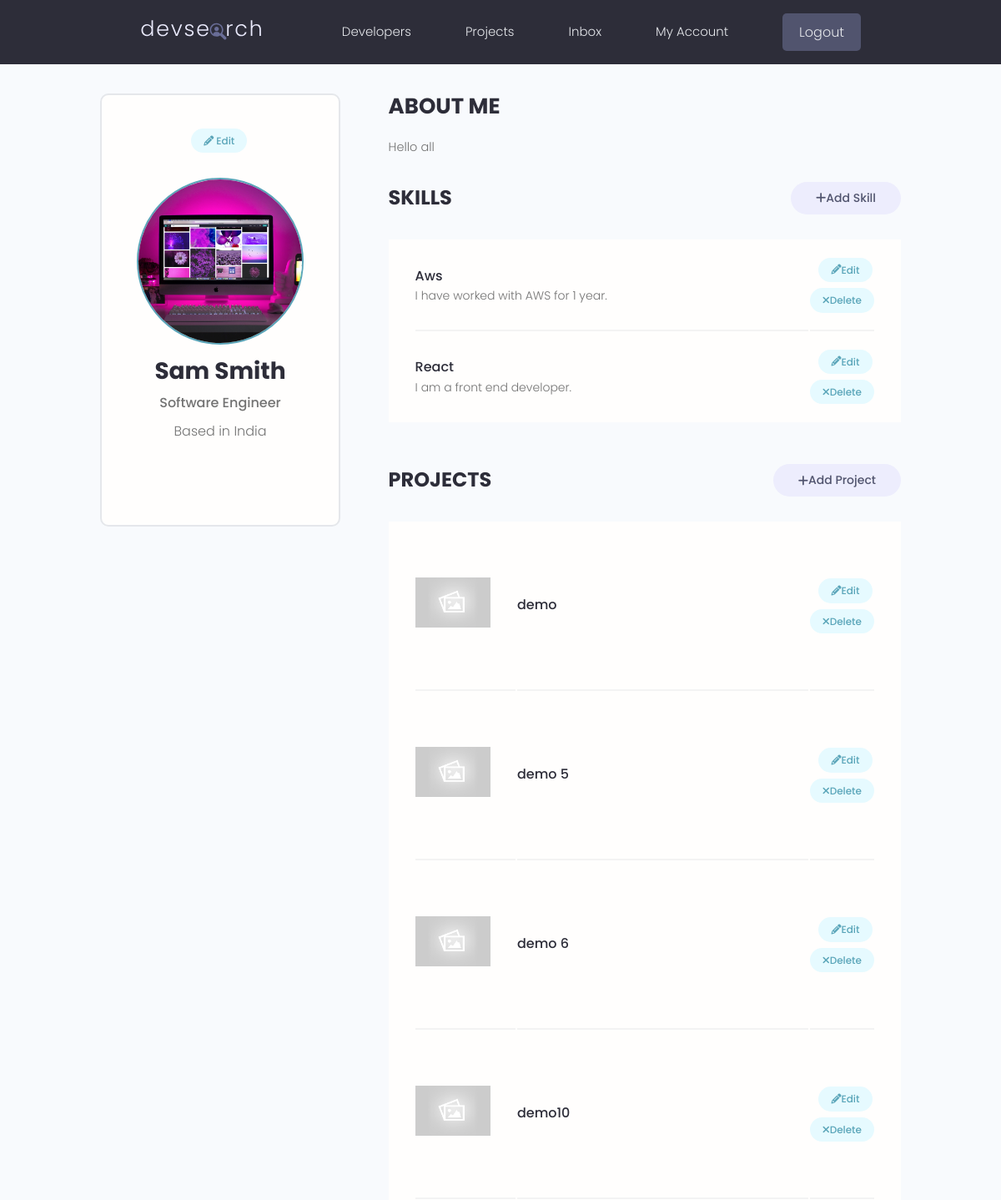
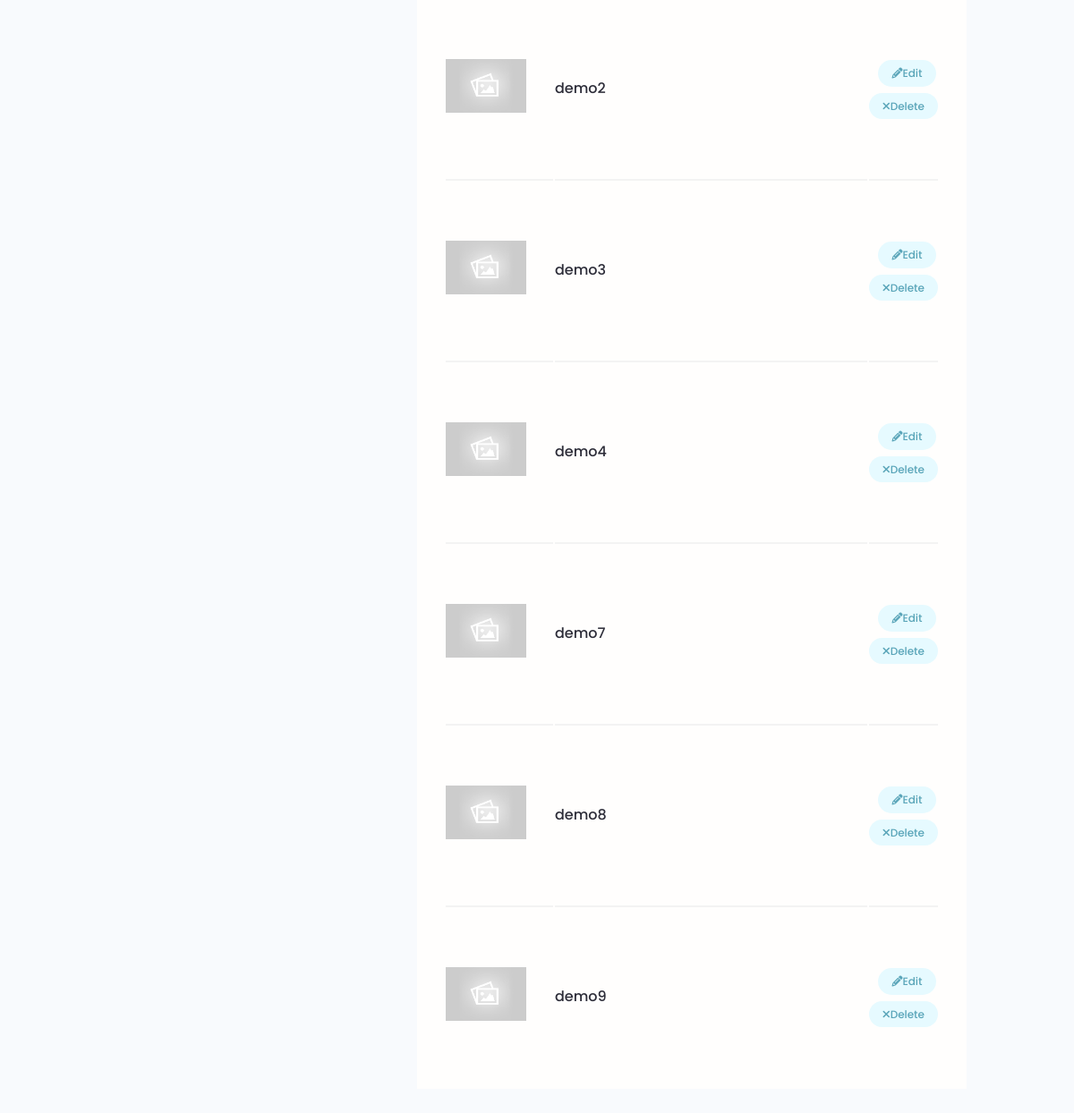
/account/ (signed in), run on the app's committed database (2 pictures, top to bottom).
### users/models.py (models this page shows, shortened)
class Profile(models.Model):
    user = models.OneToOneField(
        User, on_delete=models.CASCADE, null=True, blank=True)
    name = models.CharField(max_length=200, blank=True, null=True)
    email = models.EmailField(max_length=500, blank=True, null=True)
    username = models.CharField(max_length=200, blank=True, null=True)
    location = models.CharField(max_length=200, blank=True, null=True)
    short_intro = models.CharField(max_length=200, blank=True, null=True)
    bio = models.TextField(blank=True, null=True)
    profile_image = models.ImageField(
        null=True, blank=True, upload_to='profiles/', default='profiles/user-default.png')
    social_github = models.CharField(max_length=200, blank=True, null=True)
    social_twitter = models.CharField(max_length=200, blank=True, null=True)
    social_linkedin = models.CharField(max_length=200, blank=True, null=True)
    social_youtube = models.CharField(max_length=200, blank=True, null=True)
    social_website = models.CharField(max_length=200, blank=True, null=True)
    created = models.DateTimeField(auto_now_add=True)
    id = models.UUIDField(default=uuid.uuid4, unique=True,
                          primary_key=True, editable=False)

class Skill(models.Model):
    owner = models.ForeignKey(
        Profile, on_delete=models.CASCADE, null=True, blank=True)
    name = models.CharField(max_length=200, blank=True, null=True)
    description = models.TextField(null=True, blank=True)
    created = models.DateTimeField(auto_now_add=True)
    id = models.UUIDField(default=uuid.uuid4, unique=True,
                          primary_key=True, editable=False)

### projects/models.py (models this page shows, shortened)
class Project(models.Model):
    owner = models.ForeignKey(
        Profile, null=True, blank=True, on_delete=models.SET_NULL)
    title = models.CharField(max_length=200)
    description = models.TextField(null=True, blank=True)
    featured_image = models.ImageField(
        null=True, blank=True, default='default.jpg')
    demo_link = models.CharField(max_length=2000, null=True, blank=True)
    source_link = models.CharField(max_length=2000, null=True, blank=True)
    tags = models.ManyToManyField('Tag', blank=True)
    vote_total = models.IntegerField(default=0, null=True, blank=True)
    vote_ratio = models.IntegerField(default=0, null=True, blank=True)
    created = models.DateTimeField(auto_now_add=True)
    id = models.UUIDField(default=uuid.uuid4, unique=True,
                          primary_key=True, editable=False)
    class Meta:
        ordering = ['-vote_ratio', '-vote_total', 'title']

### users/views.py (the view)
# urls.py: path('account/', views.userAccount, name='account'),
@login_required(login_url='login')
def userAccount(request):
    profile = request.user.profile
    skills = profile.skill_set.all()
    projects = profile.project_set.all()
    context = {'profile': profile, 'skills': skills, 'projects': projects}
    return render(request, 'users/account.html', context)

### users/templates/users/account.html (shortened to what this page needs)
{% extends 'main.html' %}
{% block content %}
  <main class="settingsPage profile my-md">
    <div class="container">
      <div class="layout">
        <div class="column column--1of3">
          <div class="card text-center">
            <div class="card__body dev">
              <a class="tag tag--pill tag--main settings__btn" href="{% url 'edit-account' %}"><i class="fa fa-pencil"></i> Edit</a>
              <img class="avatar avatar--xl dev__avatar" src="{{ profile.profile_image.url }}" />
              <h2 class="dev__name">{{ profile.name }}</h2>
              <p class="dev__title">{{ profile.short_intro }}</p>
              <p class="dev__location">Based in {{ profile.location }}</p>
            </div>
          </div>
        </div>
        <div class="column column--2of3">
          <div class="devInfo">
            <h3 class="devInfo__title">About Me</h3>
            <p class="devInfo__about">{{ profile.bio }}</p>
          </div>
          <div class="settings">
            <h3 class="settings__title">Skills</h3>
            <a class="tag tag--pill tag--sub settings__btn tag--lg" href="{% url 'create-skill' %}"><i class="fa fa-plus"></i>Add Skill</a>
          </div>
          <table class="settings__table">
            {% for skill in skills %}
              <tr>
                <td class="settings__tableInfo">
                  <h4>{{ skill.name }}</h4>
                  <p>{{ skill.description }}</p>
                </td>
                <td class="settings__tableActions">
                  <a class="tag tag--pill tag--main settings__btn" href="{% url 'update-skill' skill.id %}"><i class="fa fa-pencil"></i> Edit</a>
                  <a class="tag tag--pill tag--main settings__btn" href="{% url 'delete-skill' skill.id %}?next=/account"><i class="fa fa-times"></i>
                    Delete</a>
                </td>
              </tr>
            {% endfor %}
          </table>
          <div class="settings">
            <h3 class="settings__title">Projects</h3>
            <a class="tag tag--pill tag--sub settings__btn tag--lg" href="{% url 'create-project' %}"><i class="fa fa-plus"></i> Add Project</a>
          </div>
          <table class="settings__table">
            {% for project in projects %}
              <tr>
                <td class="settings__thumbnail">
                  <a href="{% url 'project' project.id %}"><img src="{{ project.featured_image.url }}" alt="Project Thumbnail" /></a>
                </td>
                <td class="settings__tableInfo">
                  <a href="{% url 'project' project.id %}">{{ project.title }}</a>
                </td>
                <td class="settings__tableActions">
                  <a class="tag tag--pill tag--main settings__btn" href="{% url 'update-project' project.id %}"><i class="fa fa-pencil"></i> Edit</a>
                  <a class="tag tag--pill tag--main settings__btn" href="{% url 'delete-project' project.id %}?next=/account"><i class="fa fa-times"></i>
                    Delete</a>
                </td>
              </tr>
            {% endfor %}
          </table>
        </div>
      </div>
    </div>
  </main>
  {% endblock content %}

### static/styles/app.css (style rules this page uses)
:root { --color-sub: #2d2d39; }
.card { border: 2px solid var(--color-light); }
img { width: 100%; }
.profile .card > .dev { padding: 4rem; }
.dev__avatar { display: block; margin: auto; }
.dev__name { color: var(--color-sub); font-size: 2.8rem; font-weight: 700; margin-top: 1rem; margin-bottom: 0.5rem; }
.dev__title { font-size: 1.6rem; font-weight: 500; line-height: 1.3; }
.dev__location { margin-top: 1rem; }
.devInfo { margin-bottom: 3rem; }
.devInfo__title, .devInfo__subtitle { font-size: 2.6rem; color: var(--color-sub); text-transform: uppercase; font-weight: 700; margin-bottom: 1.5rem; }
.devInfo__about, .devSkill__info { font-size: 1.45rem; line-height: 1.7; text-align: justify; }
.settingsPage .dev > .settings__btn { display: inline-block; margin-bottom: 3rem; }
.settings { display: flex; justify-content: space-between; align-items: center; }
.settings__title { font-size: 2.4rem; text-transform: uppercase; font-weight: 700; color: var(--color-sub); }
.settings__table { margin-top: 3rem; margin-bottom: 5rem; padding: 0 3rem; background: var(--color-white); }
.settings__table tr { width: 100%; }
.settings__table tr > td { padding: 2rem 0; }
.settings__table tr:not(:last-child) td { border-bottom: 2px solid var(--color-white-light); }
.settings__thumbnail { width: 23%; min-width: 10rem; }
.settings__thumbnail img { padding-right: 3rem; height: 15rem; object-fit: contain; }
.settings__tableInfo { width: 100%; }
.settings__tableInfo h4, .settings__tableInfo a { padding-right: 1rem; width: auto; font-size: 1.6rem; font-weight: 500; color: var(--color-sub); }
.settings__tableInfo p { font-size: 1.4rem; }
.settings__tableActions { text-align: right; }

### static/uikit/styles/modules/_variables.css (style rules this page uses)
:root { --color-main: #5aa5b9; --color-main-light: #e6faff; --color-sub: #3f4156; --color-sub-light: #51546e; --color-sub-lighter: #ededfd; --color-text: #737373; --color-gray: #8b8b8b; --color-light: #e5e7eb; --color-light-gray: #767676; --color-bg: #f8fafd; --color-white: #fffefd; --color-white-light: #f3f3f3; --color-success: #359e64; --color-success-bg: #def8e8; --color-error: #fc4b0b; --color-error-bg: #fff2ee; --font-base: 'Poppins', arial, helvetica, 'Segoe UI', roboto, ubuntu, sans-serif; --font-monospace: 'Fira Code', 'Courier New', courier, monospace; --font-regular: 300; --font-medium: 500; --font-bold: 700; --generic-shadow: 1px 1px 5px #00000010; --generic-transition: all 0.3s ease-in-out; }

### static/uikit/styles/modules/_base.css (style rules this page uses)
* { margin: 0; padding: 0; box-sizing: border-box; text-rendering: optimizeLegibility; color: inherit; font-size: inherit; }
html { font-size: 50%; }
@media only screen and (min-width: 480px) { html { font-size: 56.25%; } }
@media only screen and (min-width: 1200px) { html { font-size: 62.5%; } }
body { line-height: 1.6; font-weight: 400; font-size: 1.5rem; color: var(--color-text); background-color: var(--color-bg); min-height: 100vh; }

### static/uikit/styles/modules/_typography.css (style rules this page uses)
* { font-family: var(--font-base); }
h2 { font-size: 3.6rem; font-weight: var(--font-bold); }
h3 { font-size: 3.2rem; font-weight: var(--font-medium); }
h4 { font-size: 2.8rem; font-weight: var(--font-medium); }
p, span, strong { font-size: 1.6rem; color: var(--color-text); font-weight: var(--font-regular); }
a { padding-bottom: 2px; text-decoration: none; display: inline-block; color: var(--color-main); font-weight: var(--font-medium); }

### static/uikit/styles/modules/_utilities.css (style rules this page uses)
.container { width: 92%; max-width: 165rem; margin: 0 auto; box-sizing: border-box; }
@media screen and (min-width: 1000px) { .container { width: 90%; } }
@media screen and (min-width: 1200px) { .container { width: 80%; } }
.text-center { text-align: center; }
.my-md { margin: 3rem auto; }

### static/uikit/styles/modules/_avatar.css (style rules this page uses)
.avatar { border-radius: 50%; border: 2px solid var(--color-main); object-fit: cover; }
.avatar--xl { height: 20rem; width: 20rem; }

### static/uikit/styles/modules/_card.css (style rules this page uses)
.card { border-radius: 1rem; background-color: var(--color-white); border: 1.5px solid var(--color-light); width: auto; height: auto; margin-top: 0.5rem; margin-bottom: 0.5rem; overflow: hidden; }
.card__body, .card__header { padding: 2rem 2.5rem; }

### static/uikit/styles/modules/_layout.css (style rules this page uses)
.layout { display: flex; flex-flow: row wrap; justify-content: space-between; }
.layout > .column { margin-bottom: 3rem; }
.layout > .column.column--1of3 { flex-basis: 30%; }
.layout > .column.column--2of3 { flex-basis: 64%; }

### data on the page
Profile: profile_image (picture), name "Sam Smith", short_intro "Software Engineer", location "India", bio "Hello all"
Skill: name "Aws", description "I have worked with AWS for 1 year."
Skill: name "React", description "I am a front end developer."
Project: featured_image (placeholder picture), title "demo"
Project: featured_image (placeholder picture), title "demo 5"
Project: featured_image (placeholder picture), title "demo 6"
Project: featured_image (placeholder picture), title "demo10"
Project: featured_image (placeholder picture), title "demo2"
Project: featured_image (placeholder picture), title "demo3"
Project: featured_image (placeholder picture), title "demo4"
Project: featured_image (placeholder picture), title "demo7"
Project: featured_image (placeholder picture), title "demo8"
Project: featured_image (placeholder picture), title "demo9"
